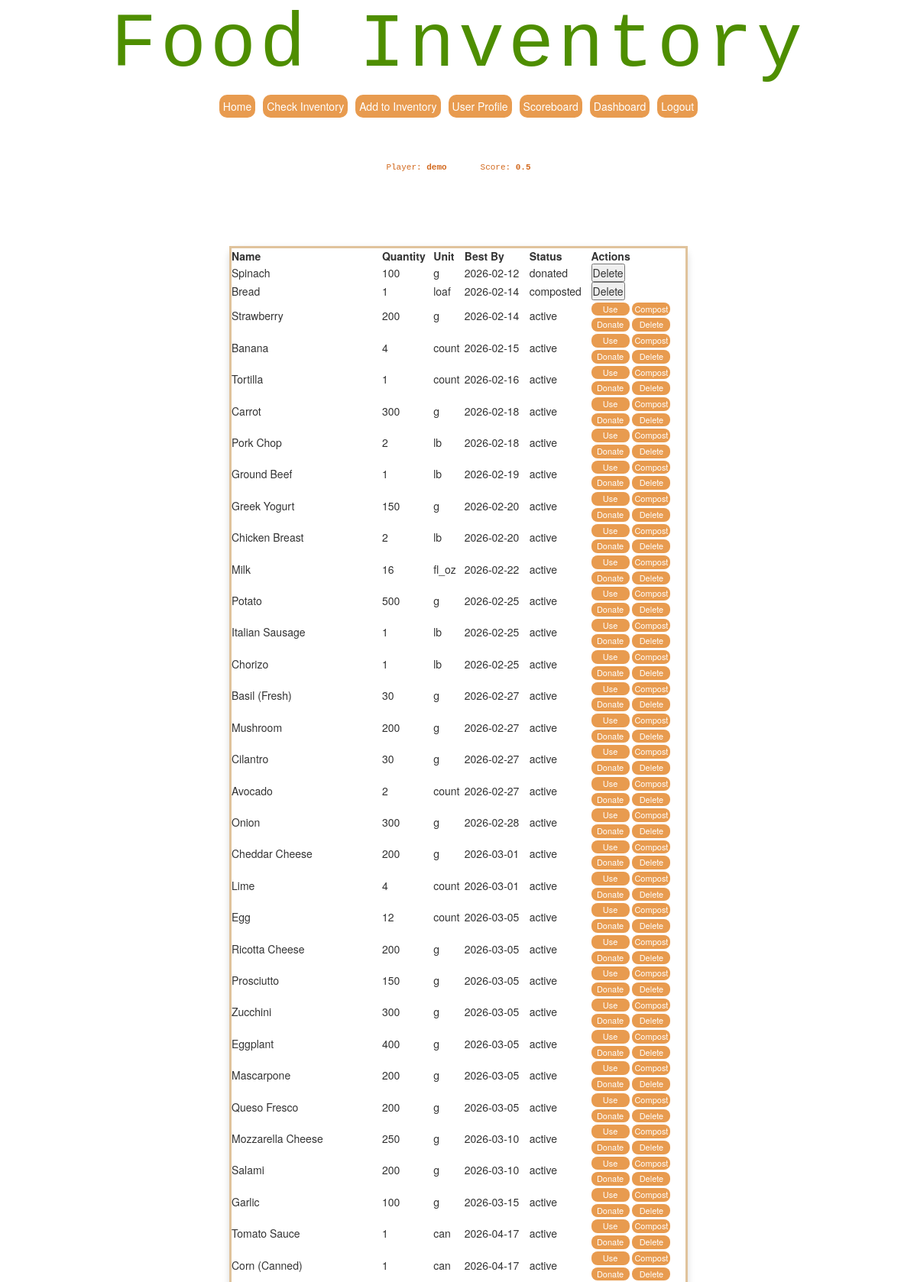
The page /inventory (signed in, upper part) on the database its author committed.
### tables this page shows
CREATE TABLE players (
    id INTEGER PRIMARY KEY AUTOINCREMENT,
    name TEXT NOT NULL,
    username TEXT NOT NULL UNIQUE,
    password_hash TEXT NOT NULL,
    profile_picture TEXT,
    food_allergies TEXT "", 
    dietary_needs TEXT "",
    score REAL NOT NULL DEFAULT 0
);

CREATE TABLE inventory (
    id INTEGER PRIMARY KEY AUTOINCREMENT,
    player_id INTEGER NOT NULL,
    name TEXT NOT NULL,
    category TEXT NOT NULL,
    quantity INTEGER NOT NULL,
    unit TEXT NOT NULL,
    measurement_type TEXT NOT NULL,
    quantity_grams REAL,
    quantity_ml REAL,
    purchase_date TEXT,
    best_by TEXT NOT NULL,
    raw_meat BOOLEAN DEFAULT 0,
    perishable BOOLEAN DEFAULT 1,
    opened BOOLEAN DEFAULT 0,
    donation_allowed BOOLEAN DEFAULT 1,
    decomposition_flag BOOLEAN DEFAULT 0,
    price REAL NOT NULL,
    status TEXT NOT NULL DEFAULT 'active',
    FOREIGN KEY (player_id) REFERENCES players(id)
);

### src/app.py (the view, shortened to what this page needs)
@app.route("/inventory",methods=["GET", "POST"])
@login_required
def inventory_page():
    from openrouterllm import Ai_Chat   #importing everything from openrouterllm
    from validator import recipe_validator #importing everything from openrouterllm
    player_id = session["player_id"]
    db = get_db()
    current_player = db.execute(
        "SELECT * FROM players WHERE id = ?", (player_id,)
    ).fetchone()
    items = db.execute(
        "SELECT * FROM inventory WHERE player_id = ? ORDER BY best_by ASC",
        (player_id,)
    ).fetchall()
    Response = None     #So errors dont occur
    db.close()
    return render_template(
        "InventoryPage.html",
        items=items,
        current_player=current_player,
        Response=Response
    )

### src/app.py (called while the page is built)
def get_db():
    conn = sqlite3.connect("src/instance/inventory.db")
    conn.row_factory = sqlite3.Row
    return conn

def login_required(f):
    from functools import wraps
    @wraps(f)
    def wrapper(*args, **kwargs):
        if "player_id" not in session:
            return redirect("/login")
        return f(*args, **kwargs)
    return wrapper

### src/templates/InventoryPage.html (shortened to what this page needs)
{% extends '0-MainPageSetup.html' %}
{% block head %}
<link rel="stylesheet" href="{{ url_for('static', filename='css/homestyle.css') }}">
{% endblock %}
{% block body %}
<div class="welcome1">
    <h1>Food Inventory</h1>
    {% include 'Menu.html' %}
</div>
<div class="body">
    <center>
        <p class="text">Player: <strong>{{ current_player.name }}</strong></p>
        <p class="text">Score: <strong>{{ current_player.score  }}</strong></p>
    </center>
</div>
<div class="body">
    <div class="table-container">
        <table class="kawaii-table-wider" id="inventoryTable">
            <thead>
                <tr>
                    <th>Name</th>
                    <th>Quantity</th>
                    <th>Unit</th>
                    <th>Best By</th>
                    <th>Status</th>
                    <th>Actions</th>
                </tr>
            </thead>
            <tbody>
                {% for item in items %}
                <tr>
                    <td data-label="Name:">{{ item.name }}</td>
                    <td data-label="Quantity:">{{ item.quantity }}</td>
                    <td data-label="Unit:">{{ item.unit }}</td>
                    <td data-label="Best By Date:">{{ item.best_by }}</td>
                    <td data-label="Status:">{{ item.status }}</td>
                    <td>
                        {% if item.status == 'active' %}
                            <form action="{{ url_for('use_item', item_id=item.id, player_id=current_player.id) }}" method="POST" style="display:inline;">
                                <button type="submit" class="kawaii-lil-action-btn">Use</button>
                            </form>
                            <form action="{{ url_for('compost_item', item_id=item.id, player_id=current_player.id) }}" method="POST" style="display:inline;">
                                <button type="submit" class="kawaii-lil-action-btn">Compost</button>
                            </form><br>
                            <form action="{{ url_for('donate_item', item_id=item.id, player_id=current_player.id) }}" method="POST" style="display:inline;">
                                <button type="submit" class="kawaii-lil-action-btn">Donate</button>
                            </form>
                            <form action="{{ url_for('delete_item', item_id=item.id, player_id=current_player.id) }}" method="POST" style="display:inline;">
                                <button type="submit" class="kawaii-lil-action-btn">Delete</button>
                            </form>
                        {% endif %}
                        {% if item.status == 'composted' %}
                            <form action="{{ url_for('delete_item', item_id=item.id, player_id=current_player.id) }}" method="POST" style="display:inline;">
                                <button type="submit">Delete</button>
                            </form>
                        {% endif %}
                        {% if item.status == 'donated' %}
                            <form action="{{ url_for('delete_item', item_id=item.id, player_id=current_player.id) }}" method="POST" style="display:inline;">
                                <button type="submit">Delete</button>
                            </form>
                        {% endif %}
                    </td>
                </tr>
                {% endfor %}
            </tbody>
        </table>
    </div>
    <br /><br />
</div>
{% endblock %}

### src/templates/0-MainPageSetup.html (shortened to what this page needs)
<!DOCTYPE html>
<html>
<head>
    <link rel ="stylesheet" href="{{url_for('static',filename='css/mainstyle.css') }}">
    <link rel="stylesheet" href="https://maxcdn.bootstrapcdn.com/bootstrap/3.4.0/css/bootstrap.min.css">
    {%block head%}{%endblock%}
</head>
<body>
    {%block body%}
    {%endblock%}
</body>
</html>

### src/templates/Menu.html
<div class="kuwaii_menu_row">
    <a href="{{ url_for('home_page') }}" class="text">
        <button type="submit" class="kawaii-lil-btn" width="25px">Home</button>
    </a>
    <a href="{{ url_for('inventory_page') }}" class="text">
        <button type="submit" class="kawaii-lil-btn" width="25px">Check Inventory</button>
    </a>
    <a href="{{ url_for('add_item_page') }}" class="text">
        <button type="submit" class="kawaii-lil-btn">Add to Inventory</button>
    </a>
    <a href="{{ url_for('userprofile') }}" class="text">
        <button type="submit" class="kawaii-lil-btn">User Profile</button>
    </a>
    <a href="{{ url_for('scoreboard') }}" class="text">
        <button class="kawaii-lil-btn">Scoreboard</button>
    </a>
    <a href="{{ url_for('dashboard') }}" class="text">
        <button type="submit" class="kawaii-lil-btn">Dashboard</button>
    </a>
    <a href="{{ url_for('logout') }}" class="text">
        <button type="submit" class="kawaii-lil-btn">Logout</button>
    </a>
</div>

### src/static/css/mainstyle.css (style rules this page uses)
* { margin: 0; padding: 0; box-sizing: border-box; }
body { font-family: 'Andale Mono', 'Courier New', monospace; }
.body { width: 100%; max-width: 600px; margin: 0 auto; padding: 16px; }
.body .text { font-family: 'Andale Mono', 'Courier New', monospace; display: inline-block; text-align: center; padding: 12px 20px; margin: 10px auto; color: chocolate; font-size: 1.1rem; }

### src/static/css/homestyle.css (style rules this page uses)
* { margin: 0; padding: 0; box-sizing: border-box; }
.body { width: 100%; max-width: 80%; margin: 0 auto; padding: 16px; }
.table-container { width: 100%; max-width: 1430px; margin: 0 auto; display: flex; justify-content: center; overflow-x: auto; padding-bottom: 10px; }
.kuwaii_menu_row { display: flex; gap: 10px; justify-content: center; }
.welcome1 { text-align: center; margin-bottom: 20px; }
.welcome1 h1 { display: inline-block; font-size: clamp(100px, 10vw, 80px); color: #4e8e00; font-family: 'Andale Mono', 'Courier New', monospace; overflow: hidden; white-space: normal; margin: 5px ; letter-spacing: 0.05em; animation: typing 3.5s steps(23, end),blink-caret 1s step-end infinite; }
.body .text { font-family: 'Andale Mono', 'Courier New', monospace; display: inline-block; text-align: center; padding: 12px 20px; margin: 10px auto; color: chocolate; font-size: 1.1rem; }
.kawaii-lil-action-btn { width: 50px; padding: 1px; background-color: #e89b4f; border: none; border-radius: 8px; color: white; font-size: 11px; cursor: pointer; transition: 0.2s; }
.kawaii-table-wider { width: 600px; margin: 40px auto; padding: 25px; background: ##e89b4f; border: 3px solid #e0c39c; border-radius: 12px; box-shadow: 0 4px 10px rgba(0,0,0,0.15); }
.kawaii-lil-btn { width: 100%; padding:5px; background-color: #e89b4f; border: none; border-radius: 10px; color: white; font-size: 14px; cursor: pointer; transition: 0.2s; }
body { padding-bottom: 60px; }

### rows shown on the page
players: name "demo", score "0.5"
inventory: name "Spinach", quantity "100", unit "g", best_by "2026-02-12", status "donated"
inventory: name "Bread", quantity "1", unit "loaf", best_by "2026-02-14", status "composted"
inventory: name "Strawberry", quantity "200", unit "g", best_by "2026-02-14", status "active"
inventory: name "Banana", quantity "4", unit "count", best_by "2026-02-15", status "active"
inventory: name "Tortilla", quantity "1", unit "count", best_by "2026-02-16", status "active"
inventory: name "Carrot", quantity "300", unit "g", best_by "2026-02-18", status "active"
inventory: name "Pork Chop", quantity "2", unit "lb", best_by "2026-02-18", status "active"
inventory: name "Ground Beef", quantity "1", unit "lb", best_by "2026-02-19", status "active"
inventory: name "Greek Yogurt", quantity "150", unit "g", best_by "2026-02-20", status "active"
inventory: name "Chicken Breast", quantity "2", unit "lb", best_by "2026-02-20", status "active"
inventory: name "Milk", quantity "16", unit "fl_oz", best_by "2026-02-22", status "active"
inventory: name "Potato", quantity "500", unit "g", best_by "2026-02-25", status "active"
inventory: name "Italian Sausage", quantity "1", unit "lb", best_by "2026-02-25", status "active"
inventory: name "Chorizo", quantity "1", unit "lb", best_by "2026-02-25", status "active"
inventory: name "Basil (Fresh)", quantity "30", unit "g", best_by "2026-02-27", status "active"
inventory: name "Mushroom", quantity "200", unit "g", best_by "2026-02-27", status "active"
inventory: name "Cilantro", quantity "30", unit "g", best_by "2026-02-27", status "active"
inventory: name "Avocado", quantity "2", unit "count", best_by "2026-02-27", status "active"
inventory: name "Onion", quantity "300", unit "g", best_by "2026-02-28", status "active"
inventory: name "Cheddar Cheese", quantity "200", unit "g", best_by "2026-03-01", status "active"
inventory: name "Lime", quantity "4", unit "count", best_by "2026-03-01", status "active"
inventory: name "Egg", quantity "12", unit "count", best_by "2026-03-05", status "active"
inventory: name "Ricotta Cheese", quantity "200", unit "g", best_by "2026-03-05", status "active"
inventory: name "Prosciutto", quantity "150", unit "g", best_by "2026-03-05", status "active"
inventory: name "Zucchini", quantity "300", unit "g", best_by "2026-03-05", status "active"
inventory: name "Eggplant", quantity "400", unit "g", best_by "2026-03-05", status "active"
inventory: name "Mascarpone", quantity "200", unit "g", best_by "2026-03-05", status "active"
inventory: name "Queso Fresco", quantity "200", unit "g", best_by "2026-03-05", status "active"
inventory: name "Mozzarella Cheese", quantity "250", unit "g", best_by "2026-03-10", status "active"
inventory: name "Salami", quantity "200", unit "g", best_by "2026-03-10", status "active"
inventory: name "Garlic", quantity "100", unit "g", best_by "2026-03-15", status "active"
inventory: name "Tomato Sauce", quantity "1", unit "can", best_by "2026-04-17", status "active"
inventory: name "Corn (Canned)", quantity "1", unit "can", best_by "2026-04-17", status "active"
